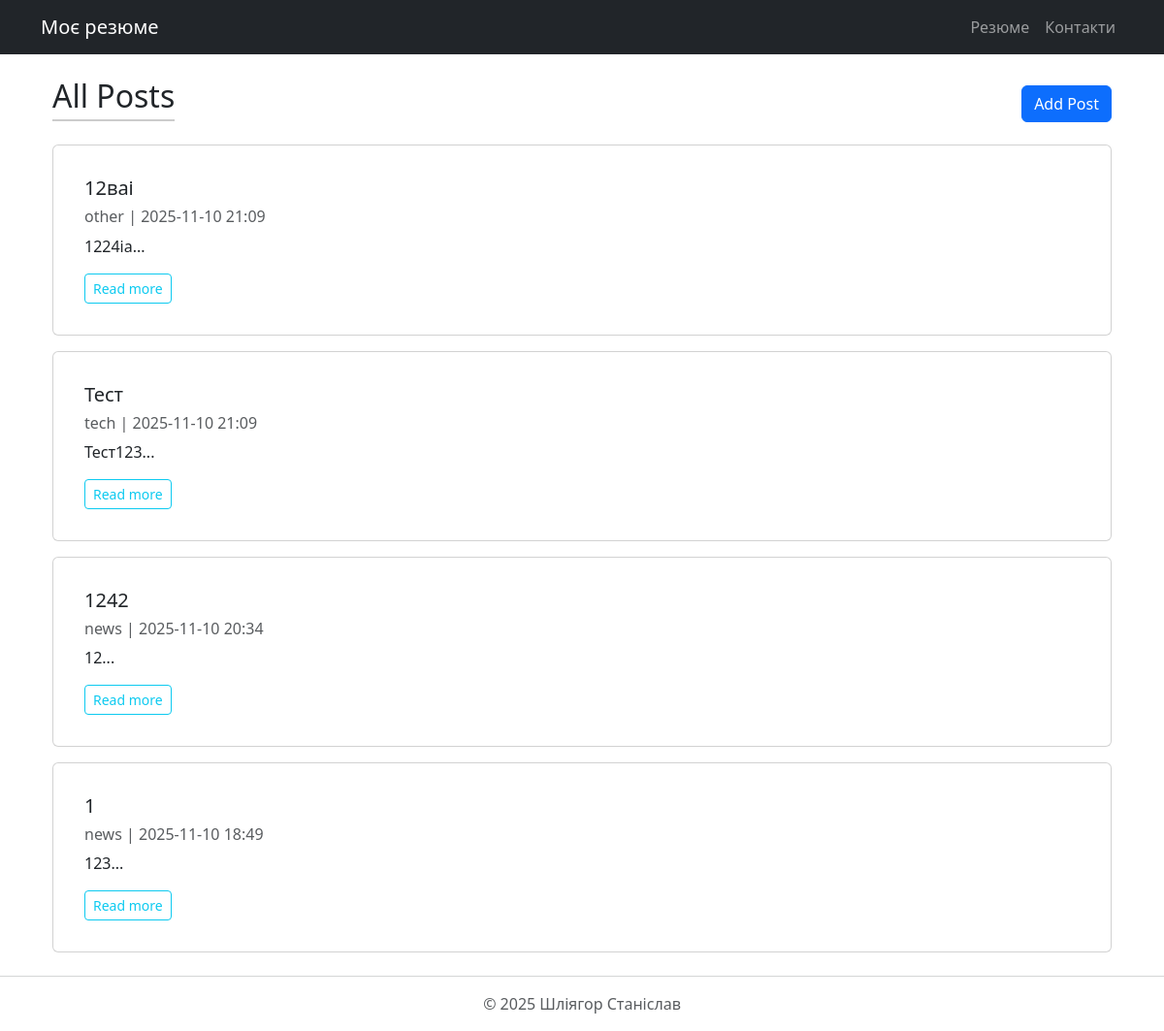
Page /post on the committed database.
### app/posts/models.py (models this page shows, shortened)
class Post(db.Model):
    id = db.Column(db.Integer, primary_key=True)
    title = db.Column(db.String(150), nullable=False)
    content = db.Column(db.Text, nullable=False)
    posted = db.Column(db.DateTime, default=datetime.utcnow)
    category = db.Column(db.Enum(CategoryEnum))
    is_active = db.Column(db.Boolean, default=True)
    author = db.Column(db.String(20), default='Anonymous')

### app/posts/routers.py (the view)
@posts_bp.route('/post')
def all_posts():
    posts = Post.query.order_by(Post.posted.desc()).all()
    return render_template('posts/all_posts.html', posts=posts)

### app/posts/templates/posts/all_posts.html (shortened to what this page needs)
{% extends "base.html" %}
{% block content %}
<div class="container mt-4">
  <div class="d-flex justify-content-between align-items-center mb-3">
    <h2>All Posts</h2>
    <a href="{{ url_for('posts.create_post') }}" class="btn btn-primary">Add Post</a>
  </div>
  {% for post in posts %}
  <div class="card p-3 mb-3">
    <div class="card-body">
      <h5 class="card-title">{{ post.title }}</h5>
      <h6 class="text-muted">{{ post.category.value if post.category else "Uncategorized" }} |
        {{ post.posted.strftime('%Y-%m-%d %H:%M') }}</h6>
      <p class="card-text">{{ post.content[:100] }}...</p>
      <a href="{{ url_for('posts.post_detail', id=post.id) }}" class="btn btn-outline-info btn-sm">Read more</a>
    </div>
  </div>
  {% else %}
  <p>No posts yet. Click "Add Post" to create one!</p>
  {% endfor %}
</div>
{% endblock %}

### app/templates/base.html (shortened to what this page needs)
<!DOCTYPE html>
<html lang="uk">
<head>
    <link rel="stylesheet" href="{{ url_for('static', filename='css/styles.css') }}">
    <link rel="stylesheet" href="https://cdn.jsdelivr.net/npm/bootstrap@5.3.0/dist/css/bootstrap.min.css">
</head>
<body>
    {% include '_navbar.html' %}
    <main class="container mt-4">
        {% block content %}{% endblock %}
    </main>
    {% include '_footer.html' %}
</body>
</html>

### app/templates/_navbar.html
<nav class="navbar navbar-expand-lg navbar-dark bg-dark">
    <div class="container">
      <a class="navbar-brand" href="{{ url_for('resume') }}">Моє резюме</a>
      <div class="collapse navbar-collapse">
        <ul class="navbar-nav ms-auto">
          <li class="nav-item"><a class="nav-link" href="{{ url_for('resume') }}">Резюме</a></li>
          <li class="nav-item"><a class="nav-link" href="{{ url_for('contacts') }}">Контакти</a></li>
        </ul>
      </div>
    </div>
  </nav>

### app/templates/_footer.html
<footer class="text-center mt-4 mb-3 text-muted">
    <hr>
    <p>&copy; 2025 Шліягор Станіслав</p>
</footer>

### app/static/css/styles.css (style rules this page uses)
body { background-color: #f9f9f9; }
h2 { color: #2c3e50; border-bottom: 2px solid #ccc; padding-bottom: 5px; }

### rows in the picture
Post: title "12ваі", category "other", posted "2025-11-10 21:09", content "1224іа"
Post: title "Тест", category "tech", posted "2025-11-10 21:09", content "Тест123"
Post: title "1242", category "news", posted "2025-11-10 20:34", content "12"
Post: title "1", category "news", posted "2025-11-10 18:49", content "123"
